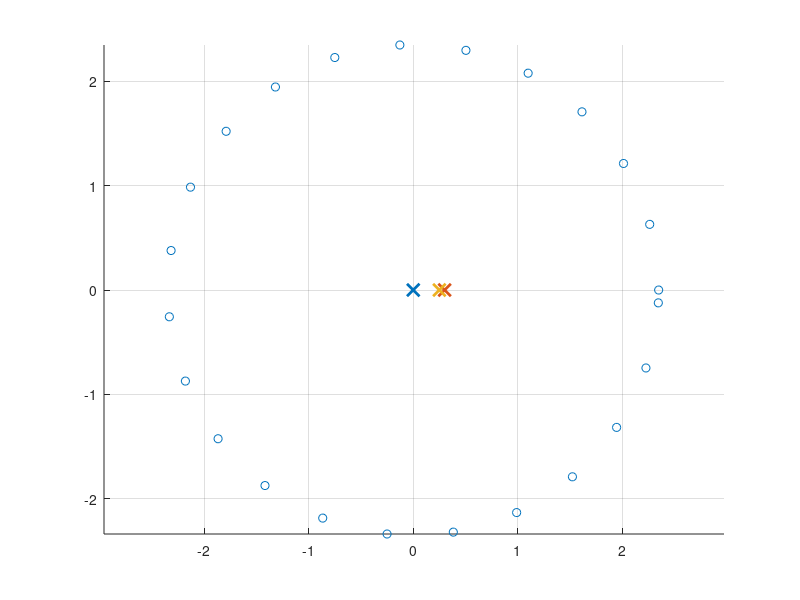

MATLAB code for this plot: (Note: this script raises an error after producing the figure.)
clf
close all
clear

%Discrete IR Code
%clf
r = 2.35; %m
xc = 0;   %center x
yc = 0;   %center y

n_meas = 24;

theta = linspace(0,2*pi-((3*pi)/180),n_meas); %if n_meas is 120
%theta = linspace(0,2*pi,n_meas);                %if n_meas is 121
x = r*cos(theta) + xc;
y = r*sin(theta) + yc;

mic_xyz = cat(1, x, y, zeros(1, n_meas));

ES1 = [0.0,0,0];
ES2 = [0.3,0,0];
ES3 = [0.25,0,0];

ES_xyz = cat(1, ES1, ES2, ES3);
n_source = 3;

figure(2)
scatter(x,y)
hold on
plot(ES1(1),ES1(2), 'x', 'LineWidth', 2, 'MarkerSize', 9);
plot(ES2(1),ES2(2), 'x', 'LineWidth', 2, 'MarkerSize', 9);
plot(ES3(1),ES3(2), 'x', 'LineWidth', 2, 'MarkerSize', 9);
grid
axis equal
hold off

r_ES = EDcalcdist(ES_xyz, mic_xyz.');
r_ES1 = r_ES(1,:);
r_ES2 = r_ES(2,:);
r_ES3 = r_ES(3,:);
% r_ES = r_ES(1:2,:);

% Discretization error for impulse responses

% samplemethod = 1 -> round at low fs
% samplemethod = 2 -> round at high fs and decimate
% samplemethod = 3 -> round at low fs but split pulse between two samples

samplemethod = 2;

% Generate discrete-time IRs
% Exact arrival times
cair = 343;

% Approach 1: round to nearest discrete time-sample
fs = 48000;

if samplemethod == 2
    noversamp = 8;
    fs_oversamp = fs*noversamp;
    dt = 1/fs_oversamp;
elseif samplemethod == 1 % Approach 1: round to nearest discrete time-sample
    dt = 1/fs;
elseif samplemethod == 3 
    dt = 1/fs;
end

n_exact = zeros(n_source, n_meas);
n_rounded = zeros(n_source, n_meas);

for i = 1:n_source
    for j = 1:n_meas
        t_ij = r_ES(i,j)/cair;
        n_exact(i,j) = t_ij/dt + 1;
        n_rounded(i,j) = round(t_ij/dt) + 1;
    end
end

irmaxlength = -inf;
for i = 1:n_source
    if max(n_rounded(i,:)) > irmaxlength
        irmaxlength = max(n_rounded(i,:));
    end
end
irmaxlength = irmaxlength+1;

ir = zeros(irmaxlength+500, n_source, n_meas);
nfft = 8192;
F = zeros(nfft,n_source, n_meas);

if samplemethod == 1
    for i = 1:n_source
        for j = 1:n_meas
            ir(n_rounded(i,j),i,j) = 1/r_ES(i,j);   
            F(:,i,j) = fft(ir(:,i,j),nfft);
        end
    end
elseif samplemethod == 2
    c = zeros(ceil((irmaxlength+500)/noversamp), n_source, n_meas);
    for i = 1:n_source
        for j = 1:n_meas
            frac = n_exact(i,j) - floor(n_exact(i,j));
            ir(floor(n_exact(i,j)),i,j) = 1/r_ES(i,j)*(1-frac);
            ir(floor(n_exact(i,j))+1,i,j) = 1/r_ES(i,j)*frac;
            w = ir(:,i,j);
            c(:,i,j) = noversamp*decimate(w,noversamp,1000,'fir');
            F(:,i,j) = fft(c(:,i,j),nfft);
        end
    end
    ir = c;
elseif samplemethod == 3
    for i = 1:n_source
        for j = 1:n_meas
            frac = n_exact(i,j) - floor(n_exact(i,j));
            ir(floor(n_exact(i,j)),i,j) = 1/r_ES(i,j)*(1-frac);
            ir(floor(n_exact(i,j))+1,i,j) = 1/r_ES(i,j)*frac;
            
            F(:,i,j) = fft(ir(:,i,j),nfft);
        end
    end
end

fvec_fft = fs/nfft*[0:nfft/2-1].';

ptot_fromIR = sum(F,[2 3]);
ptot_fromIR = ptot_fromIR(1:nfft/2);
ptot_fromIR = squeeze(ptot_fromIR);

% Truth: FD results

cair = 343;
kvec = 2*pi*fvec_fft/cair;

% Correct answer, in freq. domain
ptot = 0;
for i = 1:n_source
    for j = 1:n_meas
        ptot = ptot + exp(-1i*kvec*r_ES(i,j))/r_ES(i,j);
    end     
end

if samplemethod == 2
    % Correct scale for IR results
    %ptot_fromIR = ptot_fromIR*(1/r1 + 1/r2)/(sum(ir1)+sum(ir2));
    %ptot_fromIR = ptot_fromIR*(sum(1./r1))/(sum(ir, 'all'));
end

% Simulated Input q_sim
q_sim = zeros(length(ir),n_source);
q_sim(20,1) = 1;
q_sim(22,2) = 0.6;
q_sim(16,3) = 1.2;
%q_sim = randn(1e2,1);
%q_sim = 1;

%Simulated Output y_sim
n_steps = length(q_sim);
y_sim_1 = zeros(n_steps,n_meas);
h_length = length(ir);

% for ii =1:length(q_sim)
%     for jj = 1:n_source
%         for kk = 1:n_meas
%             flippedx = q_sim(ii:-1:max([1 ii-h_length+1]),jj);
%             lengthflippedx = length(flippedx);
%             if lengthflippedx < h_length
%               flippedx = [flippedx;zeros(h_length-lengthflippedx,1)];
%             end
%             y_sim_1(ii,kk) = y_sim_1(ii,kk) + sum(flippedx.*ir(:,jj,kk));
%             
%         end
%     end
% end

for ii =1:length(q_sim)
    for jj = 1:n_source
        for kk = 1:n_meas
            flippedx = ir(ii:-1:max([1 ii-h_length+1]),jj,kk);
            lengthflippedx = length(flippedx);
            if lengthflippedx < h_length
              flippedx = [flippedx;zeros(h_length-lengthflippedx,1)];
            end
            y_sim_1(ii,kk) = y_sim_1(ii,kk) + sum(flippedx.*q_sim(:,jj));
            
        end
    end
end


% y_sim_2_len = contwo(q_sim, ir);
% y_sim_2 = zeros(length(y_sim_2_len)+500, n_meas);
% 
% for i = 1:n_meas
%     for j = 1:n_source
%         y_sim_2(:,i) = y_sim_2(:,i) + sum(contwo(q_sim(:,j), ir(:,j,i)));
%     end
% end

xinput = ir;
n_steps = length(xinput);
h_length = 2e2;
% h_length = length(ir);
h_startestimate = zeros(h_length,n_source);
youtput = y_sim_1;
convfactor = 0.00114;

[q_est,errorhistory] = MC_LMS_Ncoeffs(xinput,youtput,n_source,n_meas,h_length,convfactor,n_steps);
totalerrorhistory = errorhistory(end,:);

i = 20;

while i > 0
    [q_est,errorhistory] = MC_LMS_Ncoeffs(xinput,youtput,n_source,n_meas,h_length,convfactor,n_steps,q_est);
    totalerrorhistory = [totalerrorhistory; errorhistory(end,:)];
    i = i-1;
end
figure(7)
semilogy(abs(totalerrorhistory))
title('errorhist')
grid

 figure(8)
 plot(q_sim(:,1),'k');
 title('q_{sim} vs. q_{est}')
 hold on
 grid
 plot(q_est(:,1),'--')
 legend('q_{sim}', 'q_{est}')
 
 figure(18)
 plot(q_sim(:,2),'k');
 title('q_{sim} vs. q_{est}')
 hold on
 grid
 plot(q_est(:,2),'--')
 legend('q_{sim}', 'q_{est}')
 
 figure(28)
 plot(q_sim(:,3),'k');
 title('q_{sim} vs. q_{est}')
 hold on
 grid
 plot(q_est(:,3),'--')
 legend('q_{sim}', 'q_{est}')

y_est_2_len = contwo(q_est, ir);
y_est_2 = zeros(length(y_est_2_len), n_meas);
for i = 1:n_meas
    for j = 1:n_source
        y_est_2(:,i) = y_est_2(:,i) + contwo(q_est(:,j), ir(:,j,i));
    end
end

y_est_1 = zeros(length(youtput), n_meas);
for ii =1:n_steps
    for kk = 1:n_meas
        for jj = 1:n_source
        
            flippedx = ir(ii:-1:max([1 ii-h_length+1]),jj,kk);
            lengthflippedx = length(flippedx);
            if lengthflippedx < h_length
              flippedx = [flippedx;zeros(h_length-lengthflippedx,1)];
            end
            y_est_1(ii,kk) = y_est_1(ii,kk) + sum(flippedx.*q_est(:,jj));
            
        end
    end
end
nfft = 4096;
fvec = fs/nfft*[0:nfft/2-1];
froutput = fft(youtput(:,1),nfft); 
froutput = froutput(1:nfft/2);
frest = fft(y_est_1(:,1),nfft); 
frest = frest(1:nfft/2);

figure(9)
% plot(lowpass(y_est_1(:,1),7000,48000))
plot(y_est_1(:,20),'-k')
xlim([200 800])
hold on
title('y_{est} vs y_{real}')
plot(youtput(:,20),'--')
legend('y_{est}','y_{real}')

figure(10)
semilogx(fvec,20*log10(abs(froutput)),fvec,20*log10(abs(frest)),'o' )
legend('froutput','frest')
grid

figure(11)
plot(y_est_1)
title('y_{est1}')
figure(12)
plot(y_est_2)
title('y_{est2}')
%xlim([200 600])
figure(13)
plot(y_sim_1)
title('y_{sim1}')
%xlim([200 600])
% figure(14)
% plot(y_sim_2)
% title('y_{sim2}')
% %xlim([200 600])